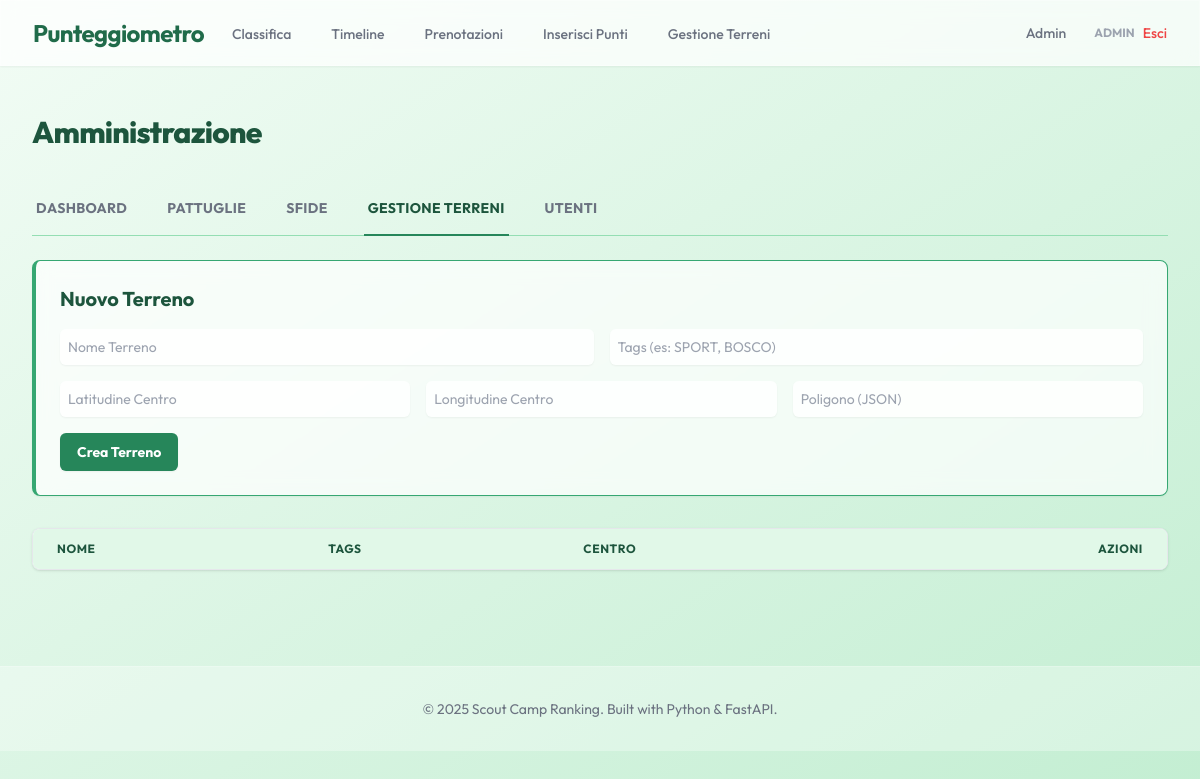
The app's page /admin/terreni (signed in), older data.
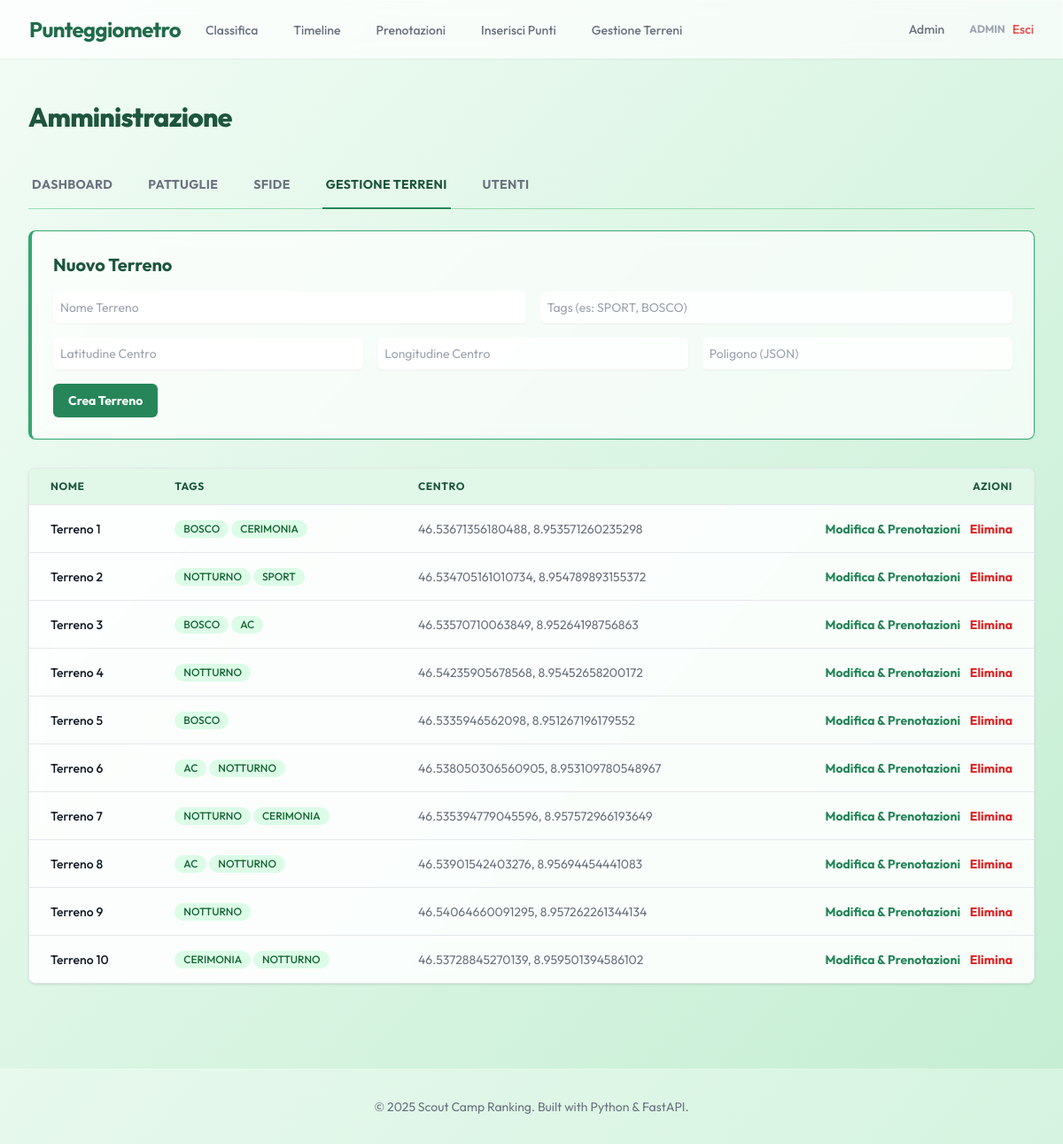
The same page, newer data.
### app/models.py (models this page shows)
class User(Base):
    __tablename__ = "users"
    id = Column(Integer, primary_key=True, index=True)
    username = Column(String, unique=True, index=True)
    password_hash = Column(String)
    role = Column(String) # 'unit', 'tech', 'admin'
    unita_id = Column(Integer, ForeignKey("unita.id"), nullable=True)
    unita = relationship("Unita")

class Terreno(Base):
    __tablename__ = "terreni"
    id = Column(Integer, primary_key=True, index=True)
    name = Column(String, unique=True, index=True)
    tags = Column(String) # Comma-separated tags: SPORT, CERIMONIA, BOSCO, AC, NOTTURNO
    center_lat = Column(String) # Storing as string to avoid float precision issues if needed, or Float
    center_lon = Column(String)
    polygon = Column(String) # JSON string of coordinates
    prenotazioni = relationship("Prenotazione", back_populates="terreno")

### app/routers/admin.py (the view)
@router.get("/terreni", response_class=HTMLResponse)
async def admin_terreni(request: Request, db: Session = Depends(get_db), user: User = Depends(get_admin_user)):
    terreni = db.query(Terreno).all()
    return templates.TemplateResponse("admin_terreni.html", {
        "request": request,
        "user": user,
        "terreni": terreni,
        "active_tab": "terreni"
    })

### app/templates/admin_terreni.html
{% extends "base.html" %}
{% block content %}
<div class="px-4 py-6 sm:px-0">
    <div class="flex justify-between items-center mb-8">
        <h1 class="text-3xl font-extrabold text-scout-800 tracking-tight">Amministrazione</h1>
    </div>
    <div class="mb-6 border-b border-scout-300">
        <nav class="-mb-px flex space-x-8" aria-label="Tabs">
            <a href="/admin"
                class="whitespace-nowrap py-4 px-1 border-b-2 font-bold text-sm uppercase tracking-wide {% if active_tab == 'dashboard' %}border-scout-600 text-scout-800{% else %}border-transparent text-gray-500 hover:text-gray-700 hover:border-gray-300{% endif %}">
                Dashboard
            </a>
            <a href="/admin/pattuglie"
                class="whitespace-nowrap py-4 px-1 border-b-2 font-bold text-sm uppercase tracking-wide {% if active_tab == 'pattuglie' %}border-scout-600 text-scout-800{% else %}border-transparent text-gray-500 hover:text-gray-700 hover:border-gray-300{% endif %}">
                Pattuglie
            </a>
            <a href="/admin/challenges"
                class="whitespace-nowrap py-4 px-1 border-b-2 font-bold text-sm uppercase tracking-wide {% if active_tab == 'challenges' %}border-scout-600 text-scout-800{% else %}border-transparent text-gray-500 hover:text-gray-700 hover:border-gray-300{% endif %}">
                Sfide
            </a>
            <a href="/admin/terreni"
                class="whitespace-nowrap py-4 px-1 border-b-2 font-bold text-sm uppercase tracking-wide {% if active_tab == 'terreni' %}border-scout-600 text-scout-800{% else %}border-transparent text-gray-500 hover:text-gray-700 hover:border-gray-300{% endif %}">
                Gestione Terreni
            </a>
            <a href="/admin/users"
                class="whitespace-nowrap py-4 px-1 border-b-2 font-bold text-sm uppercase tracking-wide {% if active_tab == 'users' %}border-scout-600 text-scout-800{% else %}border-transparent text-gray-500 hover:text-gray-700 hover:border-gray-300{% endif %}">
                Utenti
            </a>
        </nav>
    </div>
    <div class="glass p-6 rounded-lg shadow-sm border-l-4 border-scout-500 mb-8">
        <h2 class="text-xl font-bold mb-4 text-scout-800">Nuovo Terreno</h2>
        <form action="/admin/terreni" method="post" class="space-y-4">
            <div class="grid grid-cols-1 md:grid-cols-2 gap-4">
                <input type="text" name="name" placeholder="Nome Terreno" required
                    class="block w-full rounded-md border-gray-300 shadow-sm focus:border-scout-500 focus:ring-scout-500 sm:text-sm p-2 bg-white/80">
                <input type="text" name="tags" placeholder="Tags (es: SPORT, BOSCO)" required
                    class="block w-full rounded-md border-gray-300 shadow-sm focus:border-scout-500 focus:ring-scout-500 sm:text-sm p-2 bg-white/80">
            </div>
            <div class="grid grid-cols-1 md:grid-cols-3 gap-4">
                <input type="text" name="center_lat" placeholder="Latitudine Centro" required
                    class="block w-full rounded-md border-gray-300 shadow-sm focus:border-scout-500 focus:ring-scout-500 sm:text-sm p-2 bg-white/80">
                <input type="text" name="center_lon" placeholder="Longitudine Centro" required
                    class="block w-full rounded-md border-gray-300 shadow-sm focus:border-scout-500 focus:ring-scout-500 sm:text-sm p-2 bg-white/80">
                <input type="text" name="polygon" placeholder="Poligono (JSON)" required
                    class="block w-full rounded-md border-gray-300 shadow-sm focus:border-scout-500 focus:ring-scout-500 sm:text-sm p-2 bg-white/80">
            </div>
            <button type="submit"
                class="w-full md:w-auto flex justify-center py-2 px-4 border border-transparent rounded-md shadow-sm text-sm font-bold text-white bg-scout-600 hover:bg-scout-700">
                Crea Terreno
            </button>
        </form>
    </div>
    <div class="glass shadow overflow-hidden border-b border-gray-200 sm:rounded-lg overflow-x-auto">
        <table class="min-w-full divide-y divide-gray-200">
            <thead class="bg-scout-100">
                <tr>
                    <th class="px-6 py-3 text-left text-xs font-bold text-scout-800 uppercase tracking-wider">Nome
                    </th>
                    <th class="px-6 py-3 text-left text-xs font-bold text-scout-800 uppercase tracking-wider">Tags
                    </th>
                    <th class="px-6 py-3 text-left text-xs font-bold text-scout-800 uppercase tracking-wider">Centro
                    </th>
                    <th class="px-6 py-3 text-right text-xs font-bold text-scout-800 uppercase tracking-wider">
                        Azioni</th>
                </tr>
            </thead>
            <tbody class="bg-white/60 divide-y divide-gray-200">
                {% for t in terreni %}
                <tr>
                    <td class="px-6 py-4 whitespace-nowrap text-sm font-medium text-gray-900">{{ t.name }}</td>
                    <td class="px-6 py-4 whitespace-nowrap text-sm text-gray-500">
                        {% for tag in t.tags.split(',') %}
                        <span
                            class="inline-flex items-center px-2.5 py-0.5 rounded-full text-xs font-medium bg-green-100 text-green-800">
                            {{ tag }}
                        </span>
                        {% endfor %}
                    </td>
                    <td class="px-6 py-4 whitespace-nowrap text-sm text-gray-500">{{ t.center_lat }}, {{ t.center_lon }}
                    </td>
                    <td class="px-6 py-4 whitespace-nowrap text-right text-sm font-medium">
                        <a href="/admin/terreni/{{ t.id }}"
                            class="text-scout-600 hover:text-scout-900 font-bold mr-2">Modifica & Prenotazioni</a>
                        <form action="/admin/terreni/{{ t.id }}/delete" method="post" class="inline"
                            onsubmit="return confirm('Eliminare questo terreno?');">
                            <button type="submit" class="text-red-600 hover:text-red-900 font-bold">Elimina</button>
                        </form>
                    </td>
                </tr>
                {% endfor %}
            </tbody>
        </table>
    </div>
</div>
{% endblock %}

### app/templates/base.html (shortened to what this page needs)
<!DOCTYPE html>
<html lang="it">
<head>
    <script src="https://cdn.tailwindcss.com"></script>
</head>
<body class="bg-gradient-to-br from-scout-50 to-scout-200 min-h-screen text-slate-800">
    <nav class="glass sticky top-0 z-50 shadow-sm">
        <div class="max-w-7xl mx-auto px-4 sm:px-6 lg:px-8">
            <div class="flex justify-between h-16">
                <div class="flex">
                    <div class="flex-shrink-0 flex items-center">
                        <span class="font-bold text-2xl text-scout-700 tracking-tight">Punteggiometro</span>
                    </div>
                    <div class="hidden sm:ml-6 sm:flex sm:space-x-8">
                        <a href="/"
                            class="border-transparent text-gray-500 hover:border-scout-500 hover:text-gray-700 inline-flex items-center px-1 pt-1 border-b-2 text-sm font-medium">
                            Classifica
                        </a>
                        <a href="/timeline"
                            class="border-transparent text-gray-500 hover:border-scout-500 hover:text-gray-700 inline-flex items-center px-1 pt-1 border-b-2 text-sm font-medium">
                            Timeline
                        </a>
                        <a href="/prenotazioni"
                            class="border-transparent text-gray-500 hover:border-scout-500 hover:text-gray-700 inline-flex items-center px-1 pt-1 border-b-2 text-sm font-medium">
                            Prenotazioni
                        </a>
                        {% if user and user.role in ['tech', 'admin'] %}
                        <a href="/input"
                            class="border-transparent text-gray-500 hover:border-scout-500 hover:text-gray-700 inline-flex items-center px-1 pt-1 border-b-2 text-sm font-medium">
                            Inserisci Punti
                        </a>
                        <a href="/gestione-terreni"
                            class="border-transparent text-gray-500 hover:border-scout-500 hover:text-gray-700 inline-flex items-center px-1 pt-1 border-b-2 text-sm font-medium">
                            Gestione Terreni
                        </a>
                        {% endif %}
                    </div>
                </div>
                <div class="flex items-center space-x-4">
                    {% if user and user.role == 'admin' %}
                    <a href="/admin"
                        class="text-gray-500 hover:text-scout-700 px-3 py-2 rounded-md text-sm font-medium transition-colors duration-200">
                        Admin
                    </a>
                    {% endif %}
                    {% if user %}
                    <div class="flex items-center space-x-2">
                        <span class="text-xs text-gray-400 font-bold uppercase">{{ user.username }}</span>
                        <a href="/logout" class="text-red-500 hover:text-red-700 text-sm font-medium">
                            Esci
                        </a>
                    </div>
                    {% endif %}
                </div>
            </div>
        </div>
    </nav>
    <main class="max-w-7xl mx-auto py-6 sm:px-6 lg:px-8">
        {% block content %}{% endblock %}
    </main>
    <footer class="bg-white/30 border-t border-white/20 mt-12 py-8">
        <div class="max-w-7xl mx-auto px-4 text-center text-gray-500 text-sm">
            &copy; 2025 Scout Camp Ranking. Built with Python & FastAPI.
        </div>
    </footer>
</body>
</html>

### app/templates/base.html (style rules this page uses)
body { font-family: 'Outfit', sans-serif; }
.glass { background: rgba(255, 255, 255, 0.7); backdrop-filter: blur(10px); -webkit-backdrop-filter: blur(10px); border: 1px solid rgba(255, 255, 255, 0.3); }

Row changes from the older to the newer data that the page shows:
added Terreno: name "Terreno 1", tag "BOSCO" "CERIMONIA", center_lat "46.53671356180488", center_lon "8.953571260235298", shown under "Nuovo Terreno"
added Terreno: name "Terreno 2", tag "NOTTURNO" "SPORT", center_lat "46.534705161010734", center_lon "8.954789893155372", shown under "Nuovo Terreno"
added Terreno: name "Terreno 3", tag "BOSCO" "AC", center_lat "46.53570710063849", center_lon "8.95264198756863", shown under "Nuovo Terreno"
added Terreno: name "Terreno 4", tags "NOTTURNO", center_lat "46.54235905678568", center_lon "8.95452658200172"
added Terreno: name "Terreno 5", tags "BOSCO", center_lat "46.5335946562098", center_lon "8.951267196179552"
added Terreno: name "Terreno 6", tag "AC" "NOTTURNO", center_lat "46.538050306560905", center_lon "8.953109780548967", shown under "Nuovo Terreno"
added Terreno: name "Terreno 7", tag "NOTTURNO" "CERIMONIA", center_lat "46.535394779045596", center_lon "8.957572966193649", shown under "Nuovo Terreno"
added Terreno: name "Terreno 8", tag "AC" "NOTTURNO", center_lat "46.53901542403276", center_lon "8.95694454441083", shown under "Nuovo Terreno"
added Terreno: name "Terreno 9", tags "NOTTURNO", center_lat "46.54064660091295", center_lon "8.957262261344134"
added Terreno: name "Terreno 10", tag "CERIMONIA" "NOTTURNO", center_lat "46.53728845270139", center_lon "8.959501394586102", shown under "Nuovo Terreno"
